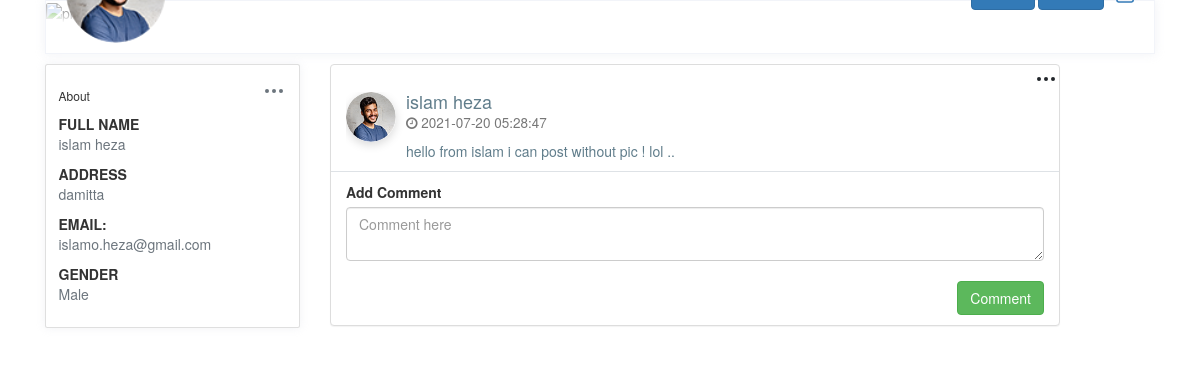
Screenshot of /post.php?id=26 (signed in) with the database file from the repository.
### tables this page shows
CREATE TABLE `users` (
  `User_Id` int(11) NOT NULL,
  `fname` varchar(30) NOT NULL,
  `lname` varchar(30) NOT NULL,
  `Username` varchar(30) NOT NULL,
  `Address` varchar(30) NOT NULL,
  `Email` varchar(30) NOT NULL,
  `Password` varchar(30) NOT NULL,
  `Gender` enum('Female','Male') NOT NULL,
  `Profile_Img` varchar(30) DEFAULT '1.png'
);

CREATE TABLE `posts` (
  `Post_Id` int(11) NOT NULL,
  `User_Id` int(11) NOT NULL,
  `Body` varchar(250) NOT NULL,
  `Image` varchar(30) NOT NULL,
  `Date` datetime DEFAULT NULL
);

### viewprofile.php (called while the page is built)
<?php
$con = new PDO("mysql:host=localhost; dbname=Facebook","root","");
$data=$con->query("select * from users where User_Id={$_COOKIE['userid']}");
$profile=$data->fetch(PDO::FETCH_ASSOC);
?>

### classes/db.php (called while the page is built, shortened)
<?php
class db{
    private $dbname="Facebook";
    private $host="localhost";
    private $username="root";
    private $password="";
    private $connection=null;
    function __construct(){
        $this->server="mysql:host=$this->host;dbname=$this->dbname";
        $this->connection= new pdo($this->server,$this->username,$this->password);
    }
    public function getData($cols, $table ,$condition=1){
        return $this->connection->query("select $cols from $table where $condition");
     }
    public function getAllData($table ,$condition=1){
       return $this->connection->query("select * from $table where $condition ORDER BY date DESC");
    }
}
?>

### Designs/viewPost.php (the view, shortened to what this page needs)
<?php
  $user_id = $_COOKIE['userid'];
?>
<div class='col-md-8 col-sm-12 pull-left posttimeline'>
  <?php
  require_once("./classes/db.php");
  $conn = new db();
  $allPosts = $conn->getAllData("posts", "Post_Id={$_GET['id']}");
  while ($post = $allPosts->fetch(PDO::FETCH_ASSOC)) {
    $userData = $conn->getData("fname,lname,Profile_Img", "users", "User_Id={$post['User_Id']}");
    $user = $userData->fetch(PDO::FETCH_ASSOC);
    echo "
        <div class='panel panel-default'> ";
        if ($user_id==$post['User_Id']){
          echo "
        <div class='dropdown pull-right postbtn'>
        <button class='btn p-0' type='button' id='dropdownMenuButton2' data-toggle='dropdown' aria-haspopup='true' aria-expanded='false'>
            <svg xmlns='http://www.w3.org/2000/svg' width='24' height='24' viewBox='0 0 24 24' fill='none' stroke='currentColor' stroke-width='2' stroke-linecap='round' stroke-linejoin='round' class='feather feather-more-horizontal icon-lg pb-3px'>
                <circle cx='12' cy='12' r='1'></circle>
                <circle cx='19' cy='12' r='1'></circle>
                <circle cx='5' cy='12' r='1'></circle>
            </svg>
        </button>
        <div class='dropdown-menu' aria-labelledby='dropdownMenuButton2'>
            <a class='dropdown-item d-flex align-items-center' href='post.php?id={$post['Post_Id']}&action=edit'>
                    <span class=''>Edit</span></a>
            <a class='dropdown-item d-flex align-items-center' href='deletePost.php?id={$post['Post_Id']}'>
                    <span class=''>Delete</span></a>
          </div>";
      };
         echo "</div>
          <div class='col-md-12'>
            <div class='media'>
              <div class='media-left'> <a href='javascript:void(0)'>
               <img src='./images/{$user['Profile_Img']}' alt='profile img' style='width:50px; height:50px; border-radius:50% ;' class='media-object'> </a> </div>
              <div class='media-body'>
                <h4 class='media-heading'>{$user['fname']} {$user['lname']}<br>
                  <small><i class='fa fa-clock-o'></i> {$post['Date']}</small> </h4>
                <p class='mt-3'>{$post['Body']}</p>";
                  echo"
              </div>
            </div>
          </div>";
  } ?>
  <div class='col-md-12 border-top py-3'>
    <div class='status-upload'>
      <form method='post' action="comments/addComment.php?post_id=<?= $_GET['id'] ?>&user_id=<?= $user_id ?>">
        <label>Add Comment</label>
        <textarea class='form-control' placeholder='Comment here' name='body'></textarea>
        <br>
        <button type='submit' class='btn btn-success pull-right' name='add_comment'> Comment</button>
      </form>
    </div>
  </div>
</div>
</div>

### Layouts/header.php (shortened to what this page needs)
<?php include("viewprofile.php")?>
<div class="row">
        <div class="col-12 grid-margin">
            <div class="profile-header">
                <div class="cover">
                    <div class="gray-shade"></div>
                    <figure>
                    </figure>
                    <div class="cover-body d-flex justify-content-between align-items-center">
                        <div>
                            <img class="profile-pic" width="100px" height="100px" src="images/<?php echo$profile['Profile_Img'];?>" alt="profile">
                        </div>
                        <div class="d-none d-md-block">
                        <a href="index.php" class="btn btn-primary">Home</a>
                        <a href="profile.php" class="btn btn-primary">Profile</a>
                            <a href="logout.php">
                           </a>
                        </div>
                    </div>
                </div>
                <div class="header-links">
                </div>
            </div>
        </div>
    </div>

### Layouts/LeftSide.php (shortened to what this page needs)
<?php include("viewprofile.php")?>
<div class="d-none d-md-block col-md-4 col-xl-3 left-wrapper">
            <div class="card rounded">
                <div class="card-body">
                    <div class="d-flex align-items-center justify-content-between mb-2">
                        <h6 class="card-title mb-0">About</h6>
                        <div class="dropdown">
                            <button class="btn p-0" type="button" id="dropdownMenuButton" data-toggle="dropdown" aria-haspopup="true" aria-expanded="false">
                            </button>
                        </div>
                    </div>
                    <div class="mt-3">
                        <label class="tx-11 font-weight-bold mb-0 text-uppercase">Full Name</label>
                        <p class="text-muted"><?php echo $profile['fname']." ".$profile['lname']?></p>
                    </div>
                    <div class="mt-3">
                        <label class="tx-11 font-weight-bold mb-0 text-uppercase">Address</label>
                        <p class="text-muted"><?php echo $profile['Address']?></p>
                    </div>
                    <div class="mt-3">
                        <label class="tx-11 font-weight-bold mb-0 text-uppercase">Email:</label>
                        <p class="text-muted"><?php echo $profile['Email']?></p>
                    </div>
                    <div class="mt-3">
                        <label class="tx-11 font-weight-bold mb-0 text-uppercase">Gender</label>
                        <p class="text-muted"><?php echo $profile['Gender']?></p>
                    </div>
                </div>
            </div>
        </div>

### Css/index.css (style rules this page uses)
body { background-color: #f9fafb; margin-top:20px; }
.profile-page .profile-header { box-shadow: 0 0 10px 0 rgba(183, 192, 206, 0.2); border: 1px solid #f2f4f9; }
.profile-page .profile-header .cover { position: relative; border-radius: .25rem .25rem 0 0; }
.profile-page .profile-header .cover figure { margin-bottom: 0; }
.profile-page .profile-header .cover .gray-shade { position: absolute; top: 0; left: 0; width: 100%; height: 100%; z-index: 1; background: linear-gradient(rgba(255, 255, 255, 0.1), #fff 99%); }
.profile-page .profile-header .cover .cover-body { position: absolute; bottom: -20px; left: 0; z-index: 2; width: 100%; padding: 0 20px; }
.profile-page .profile-header .cover .cover-body .profile-pic { border-radius: 50%; width: 100px; }
.profile-page .profile-header .header-links { padding: 15px; display: -webkit-flex; display: flex; -webkit-justify-content: center; justify-content: center; background: #fff; border-radius: 0 0 .25rem .25rem; }
img { vertical-align: middle; border-style: none; }
.grid-margin { margin-bottom: 1rem; }
.card { box-shadow: 0 0 10px 0 rgba(183, 192, 206, 0.2); -webkit-box-shadow: 0 0 10px 0 rgba(183, 192, 206, 0.2); -moz-box-shadow: 0 0 10px 0 rgba(183, 192, 206, 0.2); -ms-box-shadow: 0 0 10px 0 rgba(183, 192, 206, 0.2); }
.rounded { border-radius: 0.25rem !important; }
.card { position: relative; display: flex; flex-direction: column; min-width: 0; word-wrap: break-word; background-color: #fff; background-clip: border-box; border: 1px solid #f2f4f9; border-radius: 0.25rem; }
.posttimeline .panel { margin-bottom: 15px }
.panel { box-shadow: 0px 2px 10px 0 rgba(0, 0, 0, 0.05); -moz-box-shadow: 0px 2px 10px 0 rgba(0, 0, 0, 0.05); -webkit-box-shadow: 0px 2px 10px 0 rgba(0, 0, 0, 0.05); -ms-box-shadow: 0px 2px 10px 0 rgba(0, 0, 0, 0.05); transition: all ease 0.5s; -moz-transition: all ease 0.5s; -webkit-transition: all ease 0.5s; -ms-transition: all ease 0.5s; margin-bottom: 35px; border-radius: 0px; position: relative; border: 0; display: inline-block; width: 100%; }
.progress-bar-success, .status.active, .panel-green, .panel-green > .panel-heading, .btn-success, .fc-event, .badge.green, .event_green { color: white; background-color: #8BC34A; }
.media-object { max-width: 50px; border-radius: 50px; box-shadow: 0px 3px 10px 0 rgba(0, 0, 0, 0.15); -moz-box-shadow: 0px 3px 10px 0 rgba(0, 0, 0, 0.15); -webkit-box-shadow: 0px 3px 10px 0 rgba(0, 0, 0, 0.15); -ms-box-shadow: 0px 3px 10px 0 rgba(0, 0, 0, 0.15); }
.media:first-child { margin-top: 15px; }
.media-object { display: block; }
.media-body { color: #607D8B; overflow: visible; }

### rows the page displays
users: Profile_Img (picture), fname "islam", lname "heza", Address "damitta", Email "islamo.heza@gmail.com", Gender "Male"
posts: User_Id.Profile_Img (picture), User_Id.fname "islam", User_Id.lname "heza", Date "2021-07-20 05:28:47", Body "hello from islam i can post without pic ! lol .."
